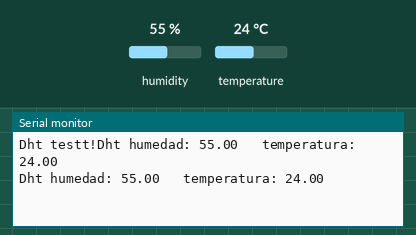
This sketch was run on a simulated Arduino Uno, built with avr-gcc and run on an emulated ATmega328P. On the bench: the last lines printed to the serial monitor. Inputs (shaded band) come from the test bench; at power-on: humidity 55 %, temperature 24 °C.

Above: at 4.8 s.
4.9 s: humidity set to 22 %
At 7.5 s:
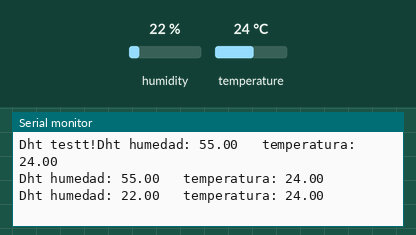
7.9 s: temperature set to 12 °C
At 9.2 s:
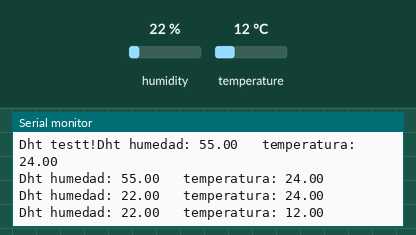
10.9 s: humidity set to 40 %
At 12.8 s:
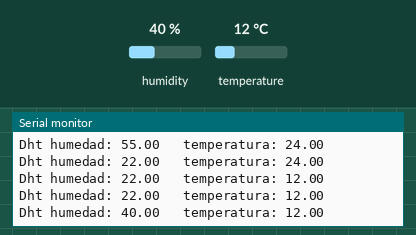
Timing chart, 0 to 14.3 s (numbered marks = the images above; inputs shaded):
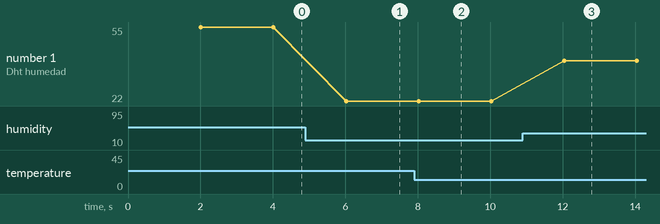

The sketch:

dhtHumedadyTemperatura.ino
```cpp
#include <DHT.h>

#define PIN_DHT 2

DHT dht(PIN_DHT, AM2301);

//AM2301

float humedad = 0.0;
float temperatura = 0.0;
void setup() {

  Serial.begin(9600);
  Serial.print("Dht testt!");

  dht.begin();
}

void loop() {
  delay(2000);

  humedad = dht.readHumidity();
  temperatura = dht.readTemperature();

  Serial.print("Dht humedad: ");
  Serial.print(humedad);
  Serial.print("   temperatura: ");
  Serial.print(temperatura);
    Serial.println();


}
```

Measured:
- after the input at 4.9 s, the serial monitor: prints a new line after 1.1 s (image 1)
- after the input at 7.9 s, the serial monitor: prints a new line after 0.12 s (image 2)
- after the input at 10.9 s, the serial monitor: prints a new line after 1.1 s (image 3)
- plotted number 1: 55 → 22 after the input at 4.9 s, 22 → 40 after the input at 10.9 s
